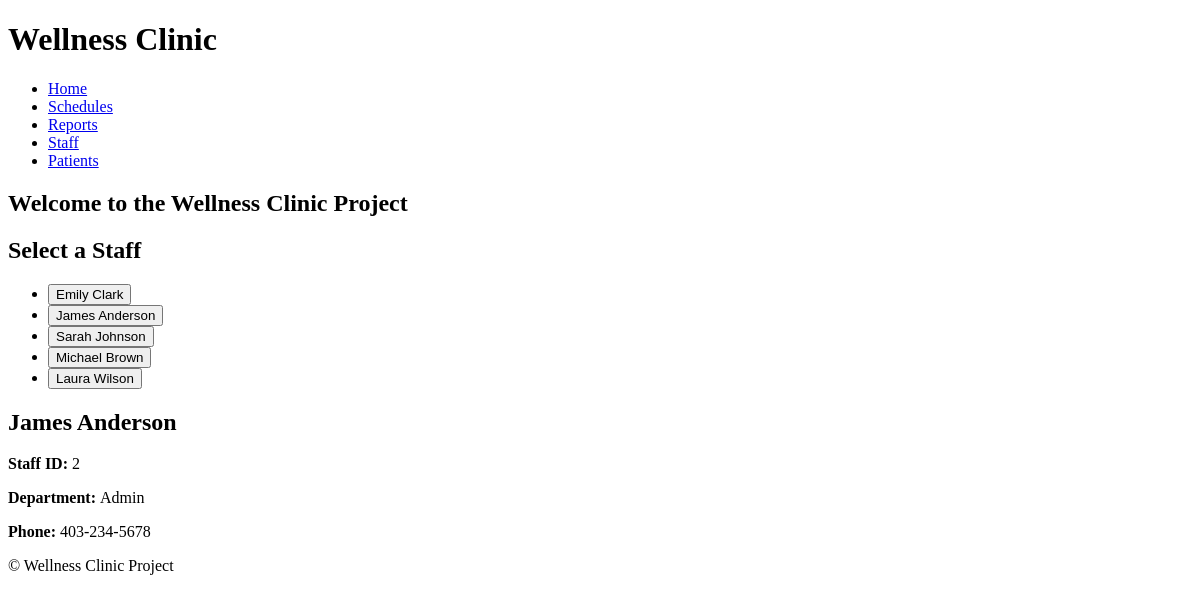
/views/staff.php?ref=2, run on an earlier commit of the app's database.
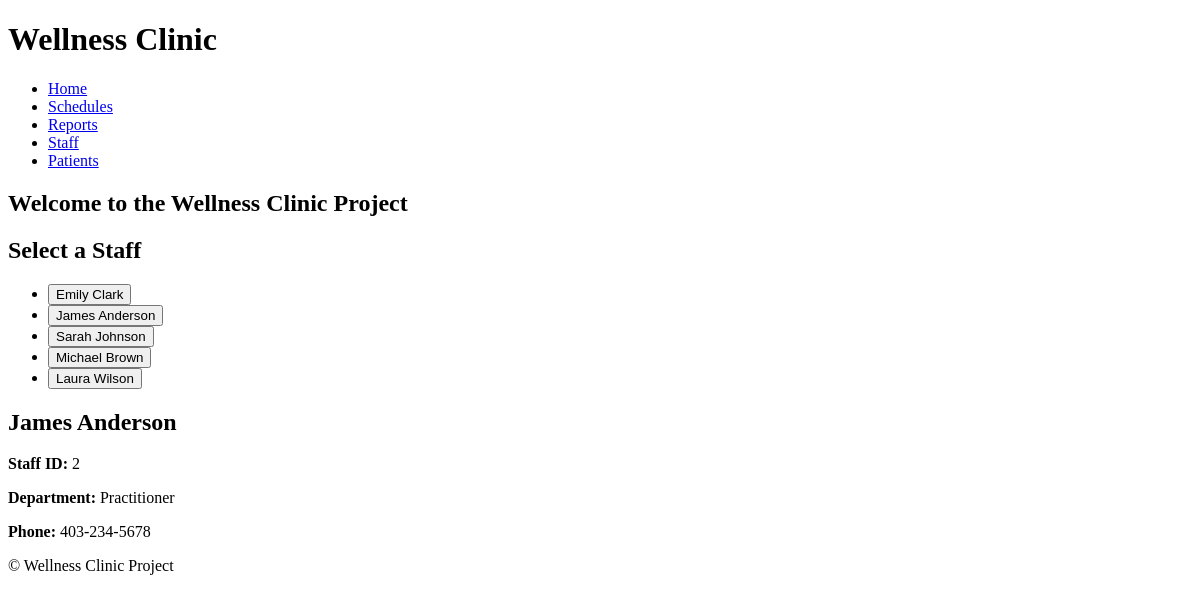
And on a later commit of the database.
### tables this page shows
CREATE TABLE staff (
    staff_id INTEGER PRIMARY KEY AUTOINCREMENT,
    first_name TEXT NOT NULL,
    last_name TEXT NOT NULL,
    phone TEXT NOT NULL,
    email TEXT NOT NULL,
    department TEXT CHECK (department IN ('Practitioner', 'Admin')) NOT NULL
);

### includes/db-classes.inc.php (called while the page is built, shortened)
<?php
class DatabaseHelper
{
    public static function runQuery($connection, $sql, $parameters)
    {
        $statement = null;
        if (isset($parameters)) {
            $statement = $connection->prepare($sql);
            $executedOk = $statement->execute($parameters);
        } else {
            $statement = $connection->query($sql);
        }
        return $statement;
    }
}
class StaffDB
{
    private $pdo;
    private static $baseSQL =
    "SELECT *
                FROM staff";
    public function __construct($connection)
    {
        $this->pdo = $connection;
    }
    public function getAll()
    {
        $sql = self::$baseSQL;
        $statement = DatabaseHelper::runQuery($this->pdo, $sql, null);
        return $statement->fetchAll();
    }
    public function getStaff($id)
    {
        $sql = self::$baseSQL . " WHERE staff_id=?";
        $statement = DatabaseHelper::runQuery($this->pdo, $sql, array($id));
        return $statement->fetch();
    }
}

### views/staff.php (the view, shortened to what this page needs)
<?php
require_once "../includes/db-classes.inc.php";
try {
    $conn = DatabaseHelper::createConnection(DBCONNSTRING);
    $staffGateway = new StaffDB($conn);
    $allStaff = $staffGateway->getAll();
    $aside = "";
    if ($allStaff) {
        $aside .= "
            <h2>Select a Staff</h2>
            <form method='GET' action='" . $_SERVER['REQUEST_URI'] . "'>";
        $aside .= "<ul>";
        foreach ($allStaff as $row) {
            $aside .= "<li><button type='submit' name='ref' value='" . htmlspecialchars($row['staff_id']) . "'>" . htmlspecialchars($row['first_name']) . " " . htmlspecialchars($row['last_name']) . "</button></li>";
        }
        $aside .= "</ul>";
        $aside .= "</form>";
        $main = "";
        if (isset($_GET['ref']) && !empty($_GET['ref'])) {
            $staff = $staffGateway->getStaff($_GET['ref']);
            $staff_id = htmlspecialchars($staff['staff_id']);
            $staffName = htmlspecialchars($staff['first_name'] . " " . $staff['last_name']);
            $department = htmlspecialchars($staff['department']);
            $phone = htmlspecialchars($staff['phone']);
            $main .=
                "
                <section class='info'>
                    <h2>$staffName</h2>
                    <div class='grid'>
                        <p><strong>Staff ID: </strong>$staff_id</p>
                        <p><strong>Department: </strong>$department</p>
                        <p><strong>Phone: </strong>$phone</p>
                    </div>
                </section>";
        }
    } else {
        $aside .= "No data to retrieve. Please reconfigure connection to database.";
        $main .= "No data to retrieve. Please reconfigure connection to database.";
    }
} catch (Exception $e) {
    die($e->getMessage());
}
?>
<!DOCTYPE html>
<html lang="en">
<head>
    <link rel="stylesheet" href="styles.css">
</head>
<body>
    <header>
        <h1>Wellness Clinic</h1>
        <nav>
            <ul>
                <li><a href="<?php echo BASE_URL; ?>/index.php">Home</a></li>
                <li><a href="<?php echo BASE_URL; ?>/views/schedule.php">Schedules</a></li>
                <li><a href="<?php echo BASE_URL; ?>/views/reports.php">Reports</a></li>
                <li><a href="<?php echo BASE_URL; ?>/views/staff.php">Staff</a></li>
                <li><a href="<?php echo BASE_URL; ?>/views/patients.php">Patients</a></li>
            </ul>
        </nav>
    </header>
    <main>
        <h2>Welcome to the Wellness Clinic Project</h2>
    </main>
    <aside>
        <?php echo $aside; ?>
    </aside>
    <div class="main">
        <?php echo $main; ?>
    </div>
    <footer>
        <p>&copy; Wellness Clinic Project</p>
    </footer>
</body>
</html>

What changed in the data, as far as the page shows it:
changed staff "James": department "Admin" → "Practitioner"
